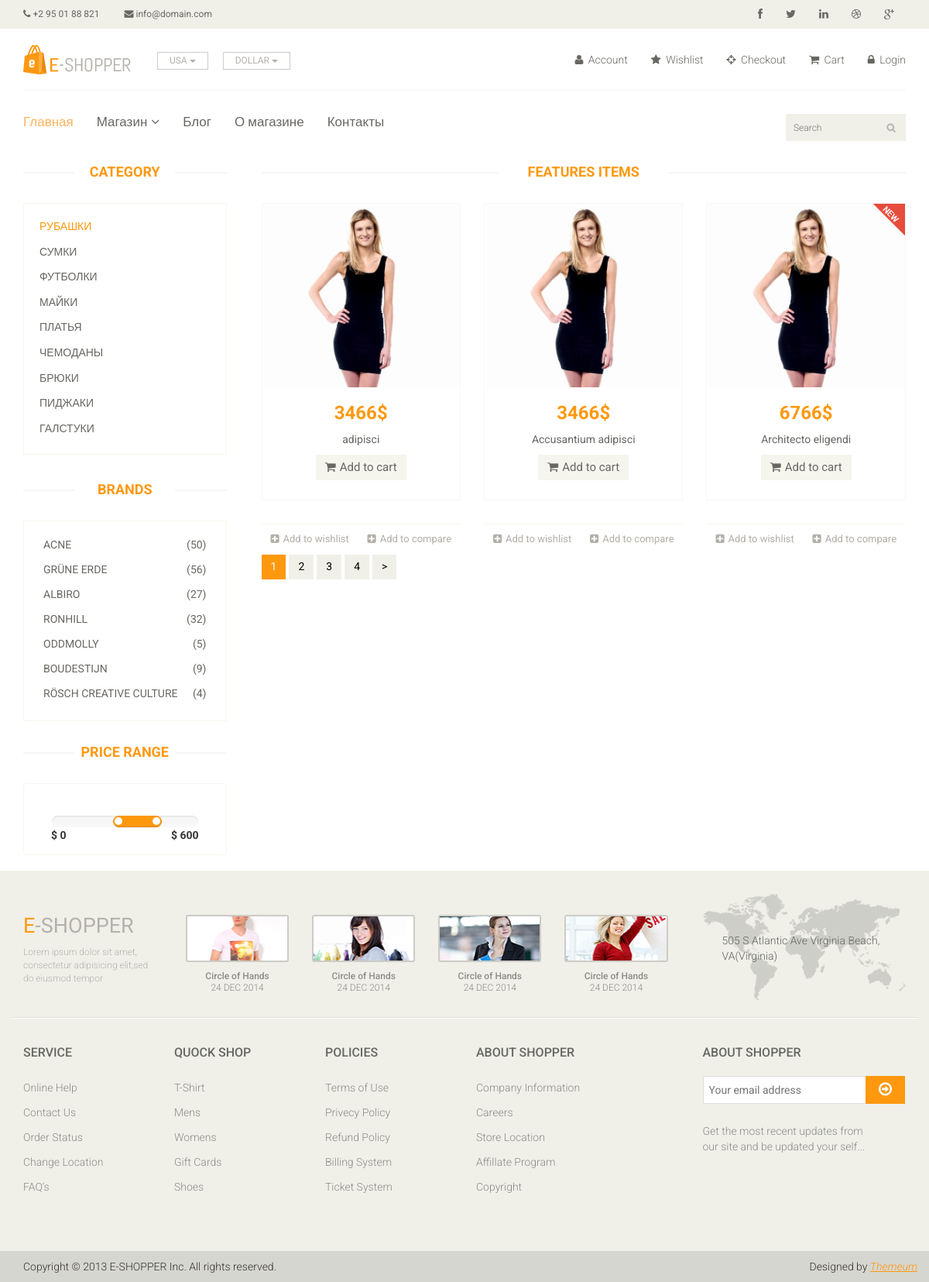
Page /category/1 on the committed database.
### tables this page shows
CREATE TABLE `category` (
  `id` int NOT NULL,
  `name` varchar(255) NOT NULL,
  `sort_order` int NOT NULL DEFAULT '0',
  `status` int NOT NULL DEFAULT '1'
);

CREATE TABLE `product` (
  `id` int NOT NULL,
  `name` varchar(255) NOT NULL,
  `category_id` int NOT NULL,
  `code` int NOT NULL,
  `price` float NOT NULL,
  `avilability` int NOT NULL,
  `brand` varchar(255) NOT NULL,
  `image` varchar(255) NOT NULL,
  `description` text NOT NULL,
  `is_new` int NOT NULL DEFAULT '0',
  `is_recommended` int NOT NULL DEFAULT '0',
  `status` int NOT NULL DEFAULT '1'
);

### controllers/CatalogController.php (called while the page is built, shortened)
<?php
include ROOT.'/models/Category.php';
include ROOT.'/models/Product.php';
include ROOT.'/components/Pagination.php';
class CatalogController
{
	public static function actionCategory($categoryId, $page = 1){
		$categories = Category::getCategoriesList();
		$categoryProducts = Product::GetProductsListByCategory($categoryId, $page);
		$total = Product::getTotalProductsInCategory($categoryId);
		$pagination = new Pagination($total, $page, Product::SHOW_BY_DEFAULT, 'page-');
		require(ROOT.'/views/catalog/category_tpl.php');
		return true;
	}
}

### index.php (called while the page is built, shortened)
<?php
require ROOT . '/components/Router.php';
Router::run();

### models/Category.php (called while the page is built)
<?php
class Category
{
  public static function getCategoriesList(){
    $db = DBConnect::getConnection();
    return $db->query('SELECT id, name FROM category ORDER BY sort_order ASC')
              ->fetchAll(PDO::FETCH_ASSOC);
  }
}

### models/Product.php (called while the page is built, shortened)
<?php
class Product
{
	public static function getProductsListByCategory($categoryId = false, $page = 1){
  	if($categoryId){
  		$page = intval($page);
  		$offset = ($page - 1) * self::SHOW_BY_DEFAULT;
			$db = DBConnect::getConnection();
			return $db->query("SELECT id, name, price, image, is_new
                                FROM product
                                WHERE status = 1
																AND category_id = $categoryId
                                ORDER BY id DESC
                                LIMIT ". self::SHOW_BY_DEFAULT ."
																OFFSET " . $offset)
								->fetchAll(PDO::FETCH_ASSOC);
		}
  }
	public static function getTotalProductsInCategory($categoryId){
		$db = DBConnect::getConnection();
		return $db->query("SELECT count(id) AS count
																   FROM product
																   WHERE status=1
																   AND category_id=$categoryId")
					    ->fetch(PDO::FETCH_ASSOC)['count'];
	}
}

### views/catalog/category_tpl.php (the view)
<?php include ROOT.'/views/layouts/header.php';?>
<section>
	<div class="container">
		<div class="row">
			<div class="col-sm-3">
				<div class="left-sidebar">
					<h2>Category</h2>
					<div class="panel-group category-products" id="accordian">
						<?php foreach ($categories as $category):?>
							<div class="panel panel-default">
								<div class="panel-heading">
									<h4 class="panel-title">
										<a href="/category/<?=$category['id']?>"
                                           class="<?php if($categoryId == $category['id']) echo 'active';?>">
											<?=$category['name']?>
										</a>
									</h4>
								</div>
							</div>
						<?php endforeach;?>
					</div>
					<div class="brands_products">
						<h2>Brands</h2>
						<div class="brands-name">
							<ul class="nav nav-pills nav-stacked">
								<li><a href="#"> <span class="pull-right">(50)</span>Acne</a></li>
								<li><a href="#"> <span class="pull-right">(56)</span>Grüne Erde</a></li>
								<li><a href="#"> <span class="pull-right">(27)</span>Albiro</a></li>
								<li><a href="#"> <span class="pull-right">(32)</span>Ronhill</a></li>
								<li><a href="#"> <span class="pull-right">(5)</span>Oddmolly</a></li>
								<li><a href="#"> <span class="pull-right">(9)</span>Boudestijn</a></li>
								<li><a href="#"> <span class="pull-right">(4)</span>Rösch creative culture</a></li>
							</ul>
						</div>
					</div>
					<div class="price-range">
						<h2>Price Range</h2>
						<div class="well text-center">
							<input type="text" class="span2" value="" data-slider-min="0" data-slider-max="600" data-slider-step="5" data-slider-value="[250,450]" id="sl2" ><br />
							<b class="pull-left">$ 0</b> <b class="pull-right">$ 600</b>
						</div>
					</div>
				</div>
			</div>
			<div class="col-sm-9 padding-right">
				<div class="features_items">
					<h2 class="title text-center">Features Items</h2>
					<?php foreach($categoryProducts as $product):?>
						<div class="col-sm-4">
							<div class="product-image-wrapper">
								<div class="single-products">
									<div class="productinfo text-center">
										<a href="/product/<?=$product['id']?>">
											<img src="/template/images/home/product3.jpg" alt="" />
										</a>
										<h2><?=$product['price']?>$</h2>
										<a href="/product/<?=$product['id']?>">
											<p><?=$product['name']?></p>
										</a>
										<a href="#" class="btn btn-default add-to-cart"><i class="fa fa-shopping-cart"></i>Add to cart</a>
									</div>
									<?php if($product['is_new']):?>
										<img src="/template/images/home/new.png" class="new" alt="">
									<?php endif;?>
								</div>
							</div>
							<div class="choose">
								<ul class="nav nav-pills nav-justified">
									<li><a href="#"><i class="fa fa-plus-square"></i>Add to wishlist</a></li>
									<li><a href="#"><i class="fa fa-plus-square"></i>Add to compare</a></li>
								</ul>
							</div>
						</div>
					<?php endforeach;?>
				</div>
                <?=$pagination->get();?>
			</div>
		</div>
	</div>
</section>
<?php include ROOT.'/views/layouts/footer.php';?>

### components/Router.php (shortened to what this page needs)
<?php
class Router
{
  private static $routes;
  private static function getRoutes()
  {
    self::$routes = include(ROOT . '/config/routes.php');
  }
  private static function getUri()
  {
    if (!empty($_SERVER['REQUEST_URI'])) {
      return trim($_SERVER['REQUEST_URI'], '/');
    }
  }
  public static function run()
  {
    $uri = self::getUri();
    foreach (self::$routes as $uriPattern => $path) {
      if (preg_match("~$uriPattern~", $uri)) {
        $internalRoute = preg_replace("~$uriPattern~", $path, $uri);
        $segments = explode('/', $internalRoute);
        $controllerName = ucfirst(array_shift($segments)) . 'Controller';
        $actionName = 'action' . ucfirst(array_shift($segments));
        $parameters = &$segments;
        $result = $controllerName::$actionName(...$parameters);
        if ($result !== null) {
          break;
        }
      }
    }
  }
}

### template/css/main.css (style rules this page uses)
body { font-family: 'Roboto', sans-serif; position: relative; font-weight: 400; }
ul li { list-style: none; }
a { -webkit-transition: 300ms; -moz-transition: 300ms; -o-transition: 300ms; transition: 300ms; }
h1, h2, h3, h4, h5, h6 { font-family: 'Roboto', sans-serif; }
.category-products { border: 1px solid #F7F7F0; margin-bottom: 35px; padding-bottom: 20px; padding-top: 15px; }
.left-sidebar h2, .brands_products h2 { color: #FE980F; font-family: 'Roboto', sans-serif; font-size: 18px; font-weight: 700; margin: 0 auto 30px; text-align: center; text-transform: uppercase; position: relative; z-index:3; }
.left-sidebar h2:after, h2.title:after { content: " "; position: absolute; border: 1px solid #f5f5f5; bottom:8px; left: 0; width: 100%; height: 0; z-index: -2; }
.left-sidebar h2:before { content: " "; position: absolute; background: #fff; bottom: -6px; width: 130px; height: 30px; z-index: -1; left: 50%; margin-left: -65px; }
h2.title:before { content: " "; position: absolute; background: #fff; bottom: -6px; width: 220px; height: 30px; z-index: -1; left: 50%; margin-left: -110px; }
.category-products .panel { background-color: #FFFFFF; border: 0px; border-radius: 0px; box-shadow:none; margin-bottom: 0px; }
.category-products .panel-default .panel-heading { background-color: #FFFFFF; border: 0 none; color: #FFFFFF; padding: 5px 20px; }
.category-products .panel-default .panel-heading .panel-title a { color: #696763; font-family: 'Roboto', sans-serif; font-size: 14px; text-decoration: none; text-transform: uppercase; }
.category-products .panel-default .panel-heading .panel-title a.active { color: #FE980F; }
.brands-name { border: 1px solid #F7F7F0; padding-bottom: 20px; padding-top: 15px; }
.brands-name .nav-stacked li a { background-color: #FFFFFF; color: #696763; font-family: 'Roboto', sans-serif; font-size: 14px; padding: 5px 25px; text-decoration: none; text-transform: uppercase; }
.price-range { margin-top:30px; }
.well { background-color: #FFFFFF; border: 1px solid #F7F7F0; border-radius: 4px; box-shadow: none; margin-bottom: 20px; min-height: 20px; padding: 35px; }
.padding-right { padding-right: 0; }
.features_items { overflow:hidden; }
h2.title { color: #FE980F; font-family: 'Roboto', sans-serif; font-size: 18px; font-weight: 700; margin: 0 15px; text-transform: uppercase; margin-bottom: 30px; position: relative; }
.product-image-wrapper { border:1px solid #F7F7F5; overflow: hidden; margin-bottom:30px; }
.single-products { position: relative; }
.new, .sale { position: absolute; top: 0; right: 0; }
.productinfo h2 { color: #FE980F; font-family: 'Roboto', sans-serif; font-size: 24px; font-weight: 700; }
.productinfo p { font-family: 'Roboto', sans-serif; font-size: 14px; font-weight: 400; color: #696763; }
.productinfo img { width: 100%; }
.productinfo { position:relative; }
.add-to-cart { background:#F5F5ED; border: 0 none; border-radius: 0; color: #696763; font-family: 'Roboto', sans-serif; font-size: 15px; margin-bottom: 25px; }
.add-to-cart i { margin-right:5px; }
.choose { border-top: 1px solid #F7F7F0; }
.choose ul li a { color: #B3AFA8; font-family: 'Roboto', sans-serif; font-size: 13px; padding-left: 0; padding-right: 0; }
.choose ul li a i { margin-right:5px; }

### rows in the picture
category: name "РУБАШКИ"
category: name "СУМКИ"
category: name "ФУТБОЛКИ"
category: name "МАЙКИ"
category: name "ПЛАТЬЯ"
category: name "ЧЕМОДАНЫ"
category: name "БРЮКИ"
category: name "ПИДЖАКИ"
category: name "ГАЛСТУКИ"
product: price "3466", name "adipisci"
product: price "3466", name "Accusantium adipisci"
product: price "6766", name "Architecto eligendi", is_new 1 (drawn)

### other values in the picture
$text "2"
$text "3"
$text "4"
$text ">"
